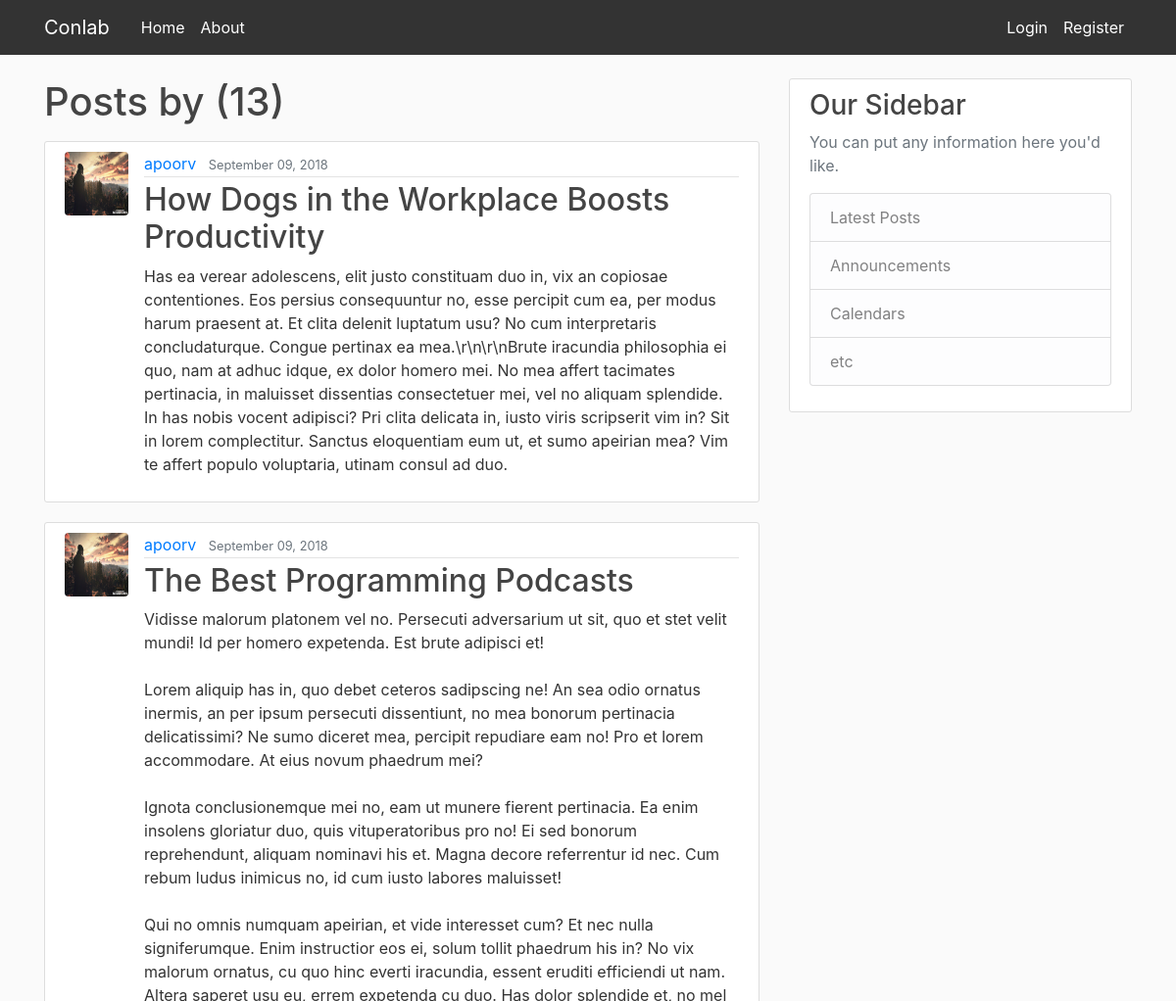
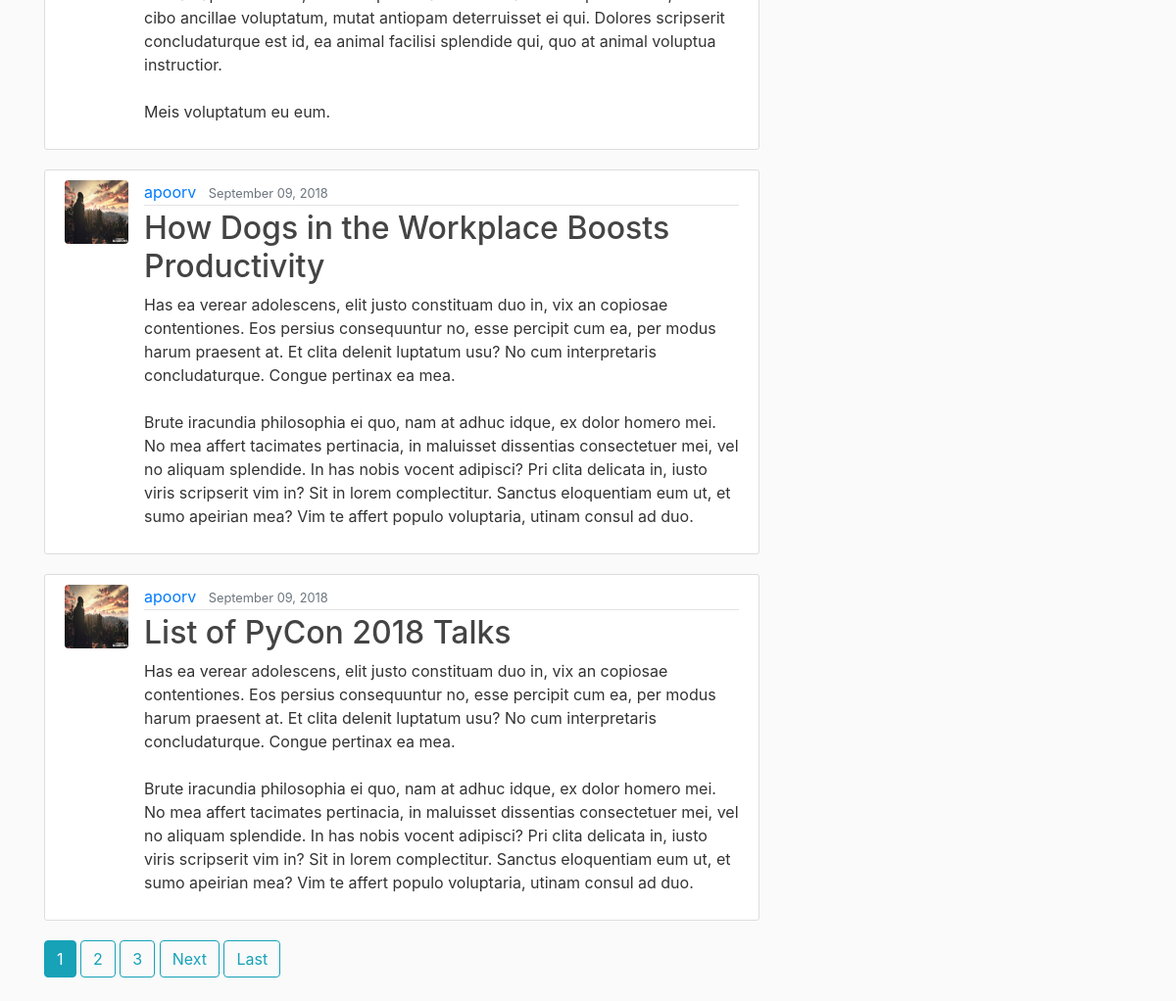
Screenshot of /user/apoorv with the database file from the repository (2 pictures, top to bottom).
### blog/models.py (models this page shows, shortened)
class Post(models.Model):
    title = models.CharField(max_length=120)
    content = models.TextField()
    date_posted = models.DateTimeField(default=timezone.now)
    author = models.ForeignKey(User, on_delete=models.CASCADE)

### users/models.py (models this page shows, shortened)
class Profile(models.Model):
    user = models.OneToOneField(User, on_delete=models.CASCADE)
    image = models.ImageField(default='default.jpg', upload_to='profile_pics')

### blog/views.py (the view)
# urls.py: path('user/<str:username>', UserPostListView.as_view(), name='user-posts'),
class UserPostListView(ListView):
    model = Post
    template_name = 'blog/user_posts.html'
    context_object_name = 'post1'
    paginate_by = 4
    def get_queryset(self):
        user = get_object_or_404(User, username=self.kwargs.get('username'))
        return Post.objects.filter(author=user).order_by('-date_posted')

### blog/templates/blog/user_posts.html (shortened to what this page needs)
{% extends "blog/base.html" %}
{% block content %}
    <h1 class="mb-3">Posts by {{ views.kwargs.username }} ({{ page_obj.paginator.count }})</h1>
    {% for post in post1 %}
        <article class="media content-section">
          <img class="rounded circle article-img" src="{{ post.author.profile.image.url }}">
          <div class="media-body">
            <div class="article-metadata">
              <a class="mr-2" href="{% url 'user-posts' post.author.username %}">{{ post.author }}</a>
              <small class="text-muted">{{ post.date_posted|date:"F d, Y" }}</small>
            </div>
            <h2><a class="article-title" href="{% url 'post-detail' post.id %}">{{ post.title }}</a></h2>
            <p class="article-content">{{ post.content }}</p>
          </div>
        </article>
    {% endfor %}
    {% if is_paginated %}
       {% for num in page_obj.paginator.page_range %}
          {% if page_obj.number == num %}
            <a class="btn btn-info mb-4" href="?page={{ num }}">{{ num }}</a>
          {% elif num > page_obj.number|add:'-3' and num < page_obj.number|add:'3' %}
            <a class="btn btn-outline-info mb-4" href="?page={{ num }}">{{ num }}</a>
          {% endif %}
       {% endfor %}
       {% if page_obj.has_next %}
          <a class="btn btn-outline-info mb-4" href="?page={{ page_obj.next_page_number }}">Next</a>
          <a class="btn btn-outline-info mb-4" href="?page={{ page_obj.paginator.num_pages }}">Last</a>
       {% endif %}
    {% endif %}
{% endblock %}

### blog/static/blog/main.css (style rules this page uses)
body { background: #fafafa; color: #333333; margin-top: 5rem; }
h1, h2, h3, h4, h5, h6 { color: #444444; }
.content-section { background: #ffffff; padding: 10px 20px; border: 1px solid #dddddd; border-radius: 3px; margin-bottom: 20px; }
.article-title { color: #444444; }
.article-content { white-space: pre-line; }
.article-img { height: 65px; width: 65px; margin-right: 16px; }
.article-metadata { padding-bottom: 1px; margin-bottom: 4px; border-bottom: 1px solid #e3e3e3 }

### rows the page displays
Post: author.profile.image (picture), author "apoorv", date_posted "September 09, 2018", title "How Dogs in the Workplace Boosts Productivity", content "Has ea verear adolescens, elit justo constituam duo in, vix an copiosae contentiones. Eos persius consequuntur no, esse percipit cum ea, per modus harum praesent at. Et clita delenit luptatum usu? No cum interpretaris concludaturque. Congue pertinax ea mea.\\r\\n\\r\\nBrute iracundia philosophia ei quo, nam at adhuc idque, ex dolor homero mei. No mea affert tacimates pertinacia, in maluisset dissentias consectetuer mei, vel no aliquam splendide. In has nobis vocent adipisci? Pri clita delicata in, iusto viris scripserit vim in? Sit in lorem complectitur. Sanctus eloquentiam eum ut, et sumo apeirian mea? Vim te affert populo voluptaria, utinam consul ad duo."
Post: author.profile.image (picture), author "apoorv", date_posted "September 09, 2018", title "The Best Programming Podcasts", content "Vidisse malorum platonem vel no. Persecuti adversarium ut sit, quo et stet velit mundi! Id per homero expetenda. Est brute adipisci et! Lorem aliquip has in, quo debet ceteros sadipscing ne! An sea odio ornatus inermis, an per ipsum persecuti dissentiunt, no mea bonorum pertinacia delicatissimi? Ne sumo diceret mea, percipit repudiare eam no! Pro et lorem accommodare. At eius novum phaedrum mei? Ignota conclusionemque mei no, eam ut munere fierent pertinacia. Ea enim insolens gloriatur duo, quis vituperatoribus pro no! Ei sed bonorum reprehendunt, aliquam nominavi his et. Magna decore referrentur id nec. Cum rebum ludus inimicus no, id cum iusto labores maluisset! Qui no omnis numquam…"
Post: author.profile.image (picture), author "apoorv", date_posted "September 09, 2018", title "How Dogs in the Workplace Boosts Productivity", content "Has ea verear adolescens, elit justo constituam duo in, vix an copiosae contentiones. Eos persius consequuntur no, esse percipit cum ea, per modus harum praesent at. Et clita delenit luptatum usu? No cum interpretaris concludaturque. Congue pertinax ea mea. Brute iracundia philosophia ei quo, nam at adhuc idque, ex dolor homero mei. No mea affert tacimates pertinacia, in maluisset dissentias consectetuer mei, vel no aliquam splendide. In has nobis vocent adipisci? Pri clita delicata in, iusto viris scripserit vim in? Sit in lorem complectitur. Sanctus eloquentiam eum ut, et sumo apeirian mea? Vim te affert populo voluptaria, utinam consul ad duo."
Post: author.profile.image (picture), author "apoorv", date_posted "September 09, 2018", title "List of PyCon 2018 Talks", content "Has ea verear adolescens, elit justo constituam duo in, vix an copiosae contentiones. Eos persius consequuntur no, esse percipit cum ea, per modus harum praesent at. Et clita delenit luptatum usu? No cum interpretaris concludaturque. Congue pertinax ea mea. Brute iracundia philosophia ei quo, nam at adhuc idque, ex dolor homero mei. No mea affert tacimates pertinacia, in maluisset dissentias consectetuer mei, vel no aliquam splendide. In has nobis vocent adipisci? Pri clita delicata in, iusto viris scripserit vim in? Sit in lorem complectitur. Sanctus eloquentiam eum ut, et sumo apeirian mea? Vim te affert populo voluptaria, utinam consul ad duo."

### other values shown
{{ page_obj.paginator.count }} "13"
{{ num }} "1"
{{ num }} "2" "3"
